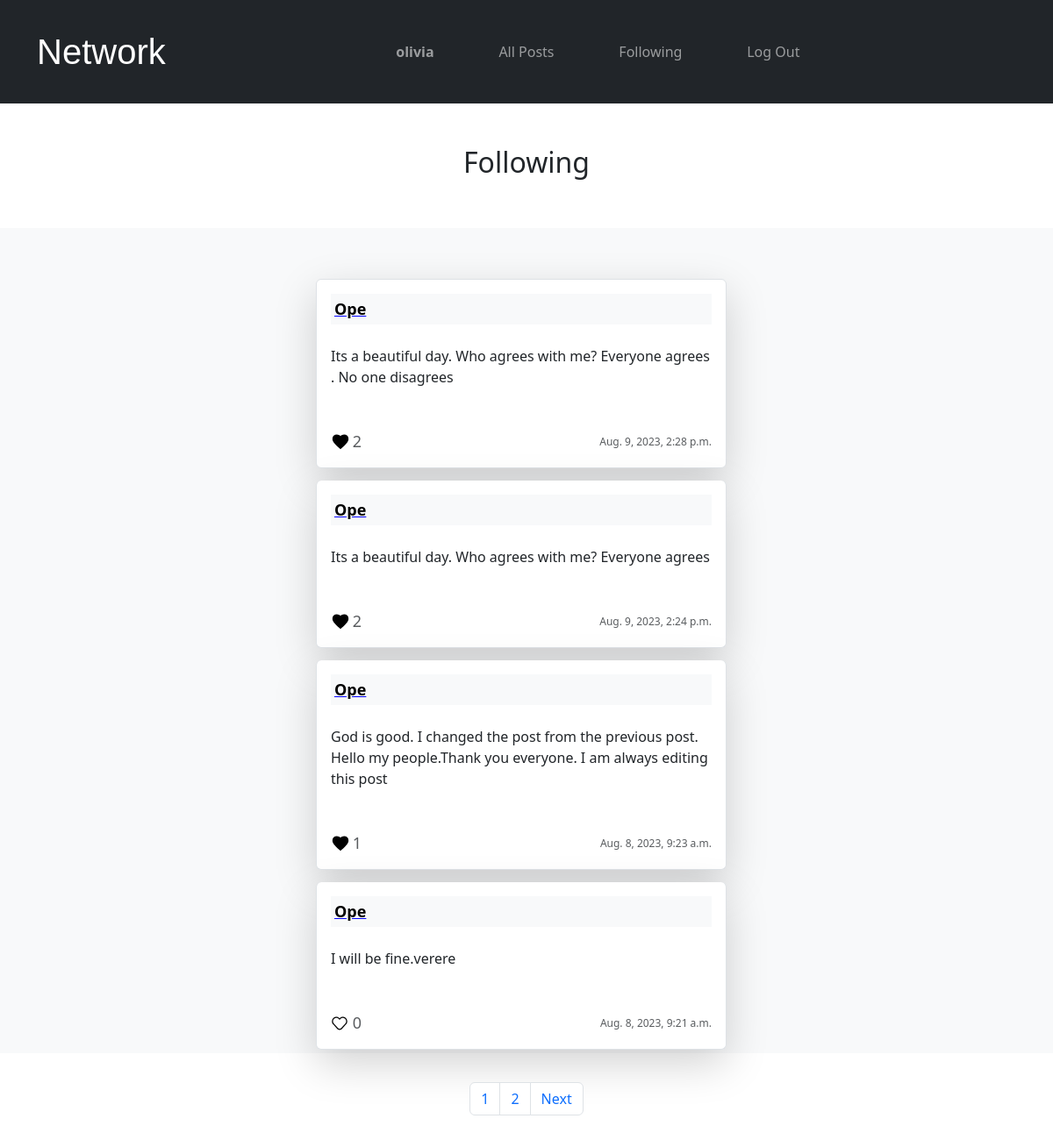
Before: /following/1 (signed in) with the older database file.
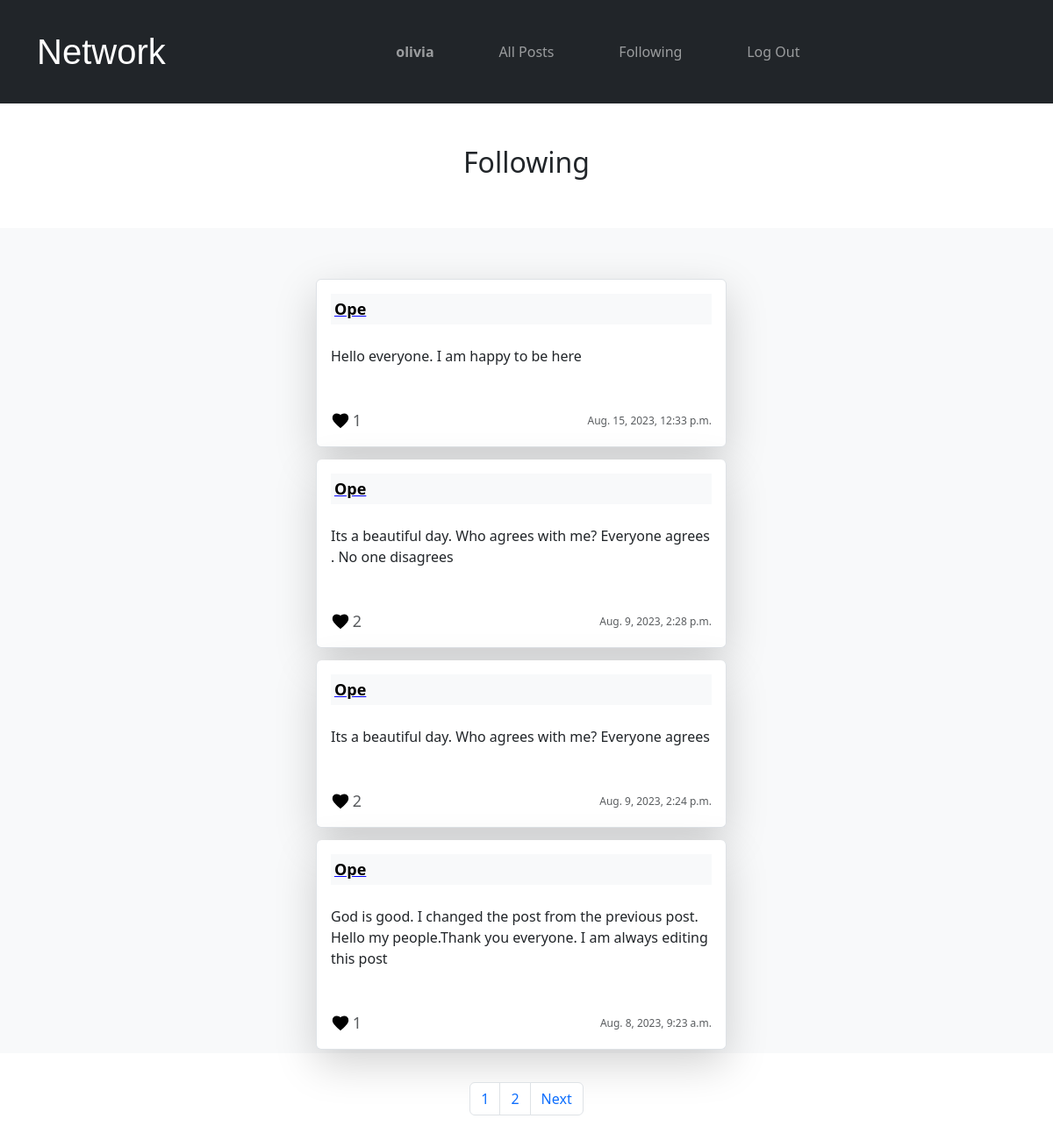
After: the same page with the newer database file.
### network/models.py (models this page shows, shortened)
class Post(models.Model):
    owner = models.ForeignKey(User, on_delete=models.CASCADE, related_name='postowner')
    timestamp = models.DateTimeField(auto_now_add=True, null=True)
    content = models.TextField()

class User(AbstractUser):
    pass

### network/views.py (the view)
# urls.py: path("following/<int:userid>", views.following, name="following"),
def following(request, userid):
    current_user_followings = Follower.objects.filter(follower=request.user)
    list_of_users_following = [users.user for users in current_user_followings]
    posts_user_is_following = Post.objects.filter(owner__in=list_of_users_following).annotate(number_of_likes=Count('likedpost')).order_by('-id')
    allLikes = Like.objects.all()
    allPostsLiked = []
    try:
        for like in allLikes:
            if like.user.id == request.user.id:
                allPostsLiked.append(like.post.id)
    except:
        allPostsLiked = []
    paginator = Paginator(posts_user_is_following, 4)
    page_number = request.GET.get('page')
    page_object = paginator.get_page(page_number)
    return render(request, "network/following.html", {
        "page_obj": page_object,
        "allPostsLiked": allPostsLiked
    })

### network/templates/network/following.html (shortened to what this page needs)
{% extends 'network/layout.html' %}
{% load static %}
{%  block body %}
{% if user.is_authenticated %}
    <div class="mt-5 d-flex justify-content-center">
        <h2 class="container text-center">Following</h2>
    </div>
    <div class=" mx-auto mt-5 bg-light" style="max-width: 100%; height: fit-content;">
        <ul class="container  mt-5 pt-5 list-group" style="max-width: 40%;">
            {% for post in page_obj %}
            <li class="list-group-item shadow-lg p-3 mb-1 bg-white rounded">
                <div class="container bg-light p-1 d-flex justify-content-between">
                    <a href="{% url 'userprofile' post.owner.id %}"
                        class="username"><strong>{{post.owner.username|title}}</strong></a>
                </div>
                <div class="contianer mt-4">
                    <p id="post_content_{{post.id}}">{{post.content}}</p>
                </div>
                <div class="d-flex flex-row justify-content-between mt-5">
                    {% if user.is_authenticated %}
                    <div class="d-flex flex-row align-items-center justify-content-between text-muted" style="width: 35px;">
                        {% if post.id in allPostsLiked %}
                        <span class="unlike" style="cursor: pointer;" id="like_{{post.id}}"
                            onclick="handleImageLikeUnlike({{post.id}}, {{allPostsLiked}})"></span>
                        {% else %}
                        <span class="like" style="cursor: pointer;" id="like_{{post.id}}"
                            onclick="handleImageLikeUnlike({{post.id}}, {{allPostsLiked}})"></span>
                        {% endif %}
                        <span id="likeSpan">
                            <span id="numOfLikes_{{post.id}}" class="font-weight-light " style="font-size: 18px" ;>
                                {{post.number_of_likes}}
                            </span>
                        </span>
                    </div>
                    {% endif %}
                    <div>
                        <span class="font-weight-light text-muted" style="font-size: 12px;">{{post.timestamp}}</span>
                    </div>
                </div>
            </li>
            {% endfor %}
        </ul>
    </div>
    <div class=" mx-auto d-flex justify-content-center pt-5 pb-5" style="display: block; width: 50%; height: 120px;">
        <nav aria-label="page pagination" class="d-flex justify-content-center align-items-center">
            <ul class="pagination mx-auto d-flex justify-content-center ">
                {% for page in page_obj.paginator.page_range %}
                <li class="page-item"><a class="page-link" href="?page={{page}}">{{page}}</a></li>
                {% endfor %}
                {% if page_obj.has_next %}
                <li class="page-item">
                    <a class="page-link" href="?page={{ page_obj.next_page_number }}">Next</a>
                </li>
                {% endif %}
            </ul>
        </nav>
    </div>
{% else %}
    <h2>Oops...You are not currently signed in</h2>
    <a class="nav-link" href="{% url 'login' %}">Log In</a>
{% endif %}
{% endblock %}

Changed rows visible on the page:
no longer on this page (row unchanged): Post: owner.username "Ope", content "I will be fine.verere", number_of_likes "0", timestamp "Aug. 8, 2023, 9:21 a.m."
added Post: owner.username "Ope", content "Hello everyone. I am happy to be here", number_of_likes "1", timestamp "Aug. 15, 2023, 12:33 p.m."
